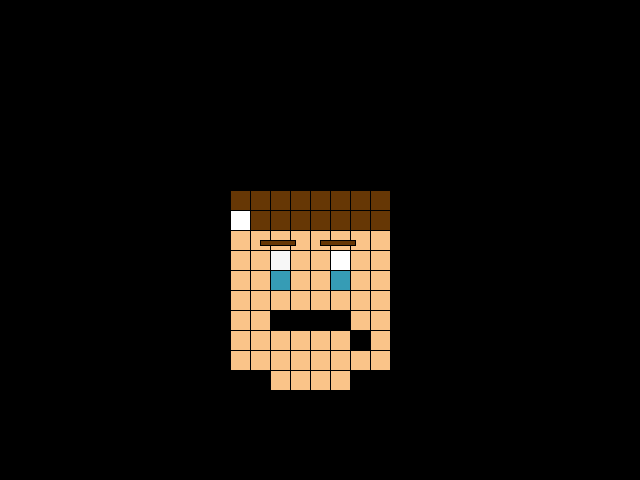
Frame 1 (no input)
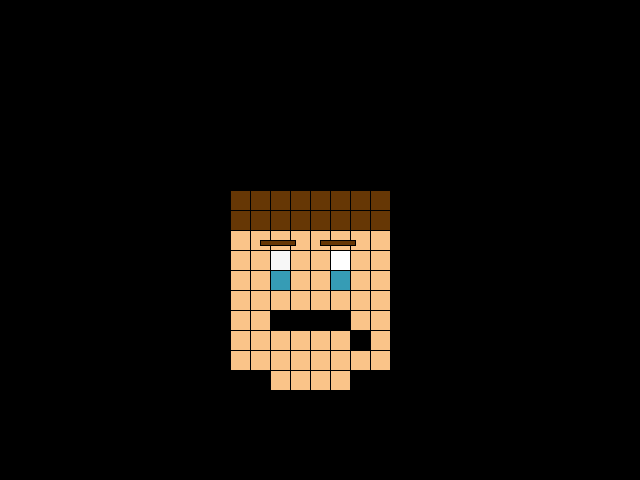
Frame 60 (the mouse pressed at the canvas centre just before this capture)
Frame 120 (the mouse held since frame 60 and released just before this capture): identical to frame 60, image omitted

The Processing sketch that drew these frames (run headless with seeded random() and noise(); from frame 60 on, the mouse is pressed at the canvas centre):

// Processing sketch: processing_128560
// ── processing_128560.pde

void setup(){
  size(640,480);

  
}

void draw(){
    //frown face
   if (keyPressed == true){
     if (key == CODED) {
       if (keyCode == UP) {
       }
       }
   background(#ffee36);
   } else{ background(0);
   }
  //background(0);
  
  rect(230,210,20,20);
  fill(#fac489);
  rect(230,250,20,20);
  fill(#fac489);
  rect(230,270,20,20);
  fill(#fac489);
  rect(230,290,20,20);
  fill(#fac489);
  rect(230,310,20,20);
  fill(#fac489);
  rect(230,330,20,20);
  fill(#fac489);
  rect(230,350,20,20);
  fill(#fac489);
  
  rect(250,230,20,20);
  fill(#fac489);
  rect(250,250,20,20);
  fill(#fac489);
  rect(250,270,20,20);
  
  //frown face
  if (keyPressed == true){
    if (key == CODED) {
      if (keyCode == DOWN) {
    fill(#000000);
    }
    }
   } /*else{ fill(#fac489);
   }*/
  //fill(#000000);
  rect(250,290,20,20);
  fill(#fac489);
  rect(250,310,20,20);
  
  //smiley face
  if (keyPressed == true){
    if (key == CODED) {
      if (keyCode == UP) {
    fill(#fac489);
    }
    }
   } /*else{ fill(#000000);
   }*/
  //fill(#fac489);
  rect(250,330,20,20);
  fill(#fac489);
  rect(250,350,20,20);
  fill(#fac489);
  
  rect(270,230,20,20);
  fill(#f7f7f7);
   rect(270,250,20,20);
  fill(#369cb5);
  rect(270,270,20,20);
  fill(#fac489);
  rect(270,290,20,20);
  fill(#000000);
  rect(270,310,20,20);
  fill(#fac489);
  rect(270,330,20,20);
  fill(#fac489);
  rect(270,350,20,20);
  fill(#fac489);
  rect(270,370,20,20);
  fill(#fac489);
  
  rect(290,230,20,20);
  fill(#fac489);
  rect(290,250,20,20);
  fill(#fac489);
  rect(290,270,20,20);
  fill(#fac489);
  rect(290,290,20,20);
  fill(#000000);
  rect(290,310,20,20);
  fill(#fac489);
  rect(290,330,20,20);
  fill(#fac489);
  rect(290,350,20,20);
  fill(#fac489);
  rect(290,370,20,20);
  fill(#fac489);
  
  rect(310,230,20,20);
  fill(#fac489);
  rect(310,250,20,20);
  fill(#fac489);
  rect(310,270,20,20);
  fill(#fac489);
  rect(310,290,20,20);
  fill(#000000);
  rect(310,310,20,20);
  fill(#fac489);
  rect(310,330,20,20);
  fill(#fac489);
  rect(310,350,20,20);
  fill(#fac489);
  rect(310,370,20,20);
  fill(#fac489);
  
  rect(330,230,20,20);
  fill(#ffffff);
  rect(330,250,20,20);
  fill(#369cb5);
  rect(330,270,20,20);
  fill(#fac489);
  rect(330,290,20,20);
  fill(#000000);
  rect(330,310,20,20);
  fill(#fac489);
  rect(330,330,20,20);
  fill(#fac489);
  rect(330,350,20,20);
  fill(#fac489);
  rect(330,370,20,20);
  fill(#fac489);
  
  rect(350,230,20,20);
  fill(#fac489);
  rect(350,250,20,20);
  fill(#fac489);
  rect(350,270,20,20);
  
  
  if (keyPressed == true){
    fill(#000000);
   } else{ fill(#fac489);
   }
  //fill(#000000);
  rect(350,290,20,20);
  fill(#fac489);
  rect(350,310,20,20);
   if (keyPressed == true){
    fill(#fac489);
   } else{ fill(#000000);
   }
  //fill(#000000);
  rect(350,330,20,20);
  fill(#fac489);
  rect(350,350,20,20);
  fill(#fac489);
  
  rect(370,230,20,20);
  fill(#fac489);
  rect(370,250,20,20);
  fill(#fac489);
  rect(370,270,20,20);
  fill(#fac489);
  rect(370,290,20,20);
  fill(#fac489);
  rect(370,310,20,20);
  fill(#fac489);
  rect(370,330,20,20);
  fill(#fac489);
  rect(370,350,20,20);
  fill(#fac489);
  
  rect(230,230,20,20);
  fill(#663705);
  rect(250,210,20,20);
  fill(#663705);
  rect(270,210,20,20);
  fill(#663705);
  rect(290,210,20,20);
  fill(#663705);
  rect(310,210,20,20);
  fill(#663705);
  rect(330,210,20,20);
  fill(#663705);
  rect(350,210,20,20);
  fill(#663705);
  rect(370,210,20,20);
  fill(#663705);
  
  rect(230,190,20,20);
  fill(#663705);
  rect(250,190,20,20);
  fill(#663705);
  rect(270,190,20,20);
  fill(#663705);
  rect(290,190,20,20);
  fill(#663705);
  rect(310,190,20,20);
  fill(#663705);
  rect(330,190,20,20);
  fill(#663705);
  rect(350,190,20,20);
  fill(#663705);
  rect(370,190,20,20);
  //fill(#663705);
  
  
  fill(#663705);
  if (keyPressed == true){
    rect(260,235,35,5);
   } else{ rect(260,240,35,5);
   }
  fill(#663705);
  if (keyPressed == true){
    rect(320,235,35,5);
   } else{ rect(320,240,35,5);
   }


 
}  
